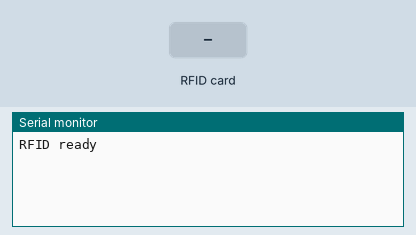
A sketch run on a simulated Arduino Uno, built with avr-gcc and run on an emulated ATmega328P. On the bench: the last lines printed to the serial monitor. The inputs (shaded band) are chosen by the test bench.

Above: at 1.3 s.
1.4 s: RFID card 24 B3 0F 5B held to the reader
At 2.3 s:
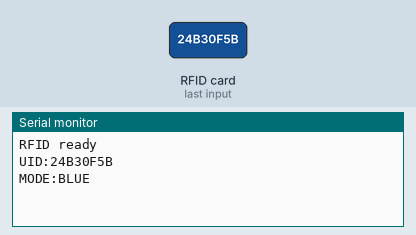
2.9 s: RFID card C8 31 07 9E held to the reader
At 3.7 s:
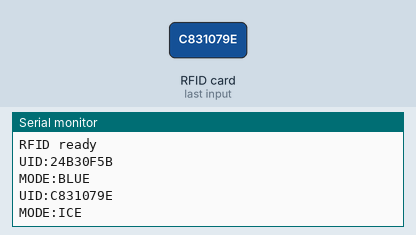
4.4 s: RFID card 43 73 1E 1D held to the reader
At 5.1 s:
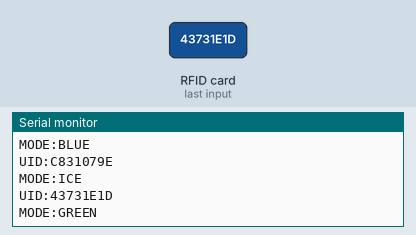
5.9 s: RFID card 5E 7A 19 C4 held to the reader
At 6.5 s:
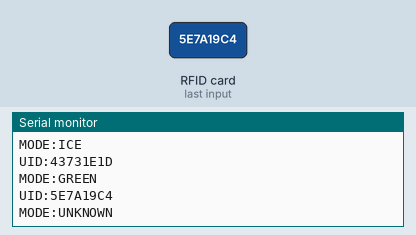

The sketch:

teamlab-intern-Arduino.ino
```cpp
#include <SPI.h>
#include <MFRC522.h>
#define SS_PIN 10
#define RST_PIN 9
MFRC522 mfrc522(SS_PIN, RST_PIN);

void setup() {
  Serial.begin(9600);
  SPI.begin();
  mfrc522.PCD_Init();
  delay(100);
  Serial.println("RFID ready");
}

String readUID() {
  String uid = "";
  for (byte i = 0; i < mfrc522.uid.size; i++) {
    if (mfrc522.uid.uidByte[i] < 0x10) uid += "0";
    uid += String(mfrc522.uid.uidByte[i], HEX);
  }
  uid.toUpperCase();
  return uid;
}

String uidToMode(String uid) {
  uid.toUpperCase();
  if (uid == "24B30F5B") return "MODE:BLUE";
  if (uid == "C831079E") return "MODE:ICE";
  if (uid == "43731E1D") return "MODE:GREEN";
  return "MODE:UNKNOWN";
}

unsigned long lastSent = 0;
const unsigned long debounceMs = 400;

void loop() {
  if (!mfrc522.PICC_IsNewCardPresent()) return;
  if (!mfrc522.PICC_ReadCardSerial()) return;

  String uid = readUID();
  String mode = uidToMode(uid);

  unsigned long now = millis();
  if (now - lastSent > debounceMs) {
    Serial.println("UID:" + uid);   // デバッグ出力
    Serial.println(mode);           // MODE:BLUE など
    lastSent = now;
  }

  mfrc522.PICC_HaltA();
  delay(50);
}
```

Measured:
- after the input at 1.4 s, the serial monitor: prints a new line at once (image 1)
- after the input at 2.9 s, the serial monitor: prints a new line at once (image 2)
- after the input at 4.4 s, the serial monitor: prints a new line at once (image 3)
- after the input at 5.9 s, the serial monitor: prints a new line at once (image 4)
